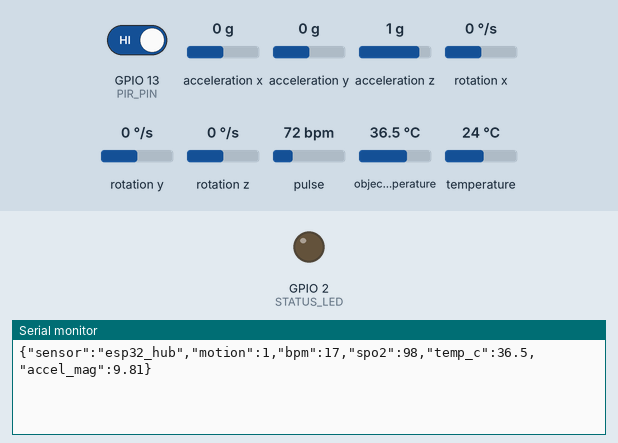
The sketch below on a simulated ESP32. Shown: output pins drawn as LEDs (lit = HIGH), the last lines printed to the serial monitor. The test bench sets the inputs (shaded band); at power-on: object temperature 36.5 °C, GPIO 13 (PIR_PIN) HIGH, acceleration x 0 g, acceleration y 0 g, acceleration z 1 g, rotation x 0 °/s, rotation y 0 °/s, rotation z 0 °/s, pulse 72 bpm, temperature 24 °C.

Above: at 1.2 s.
1.3 s: object temperature set to 20.5 °C
At 2.6 s:
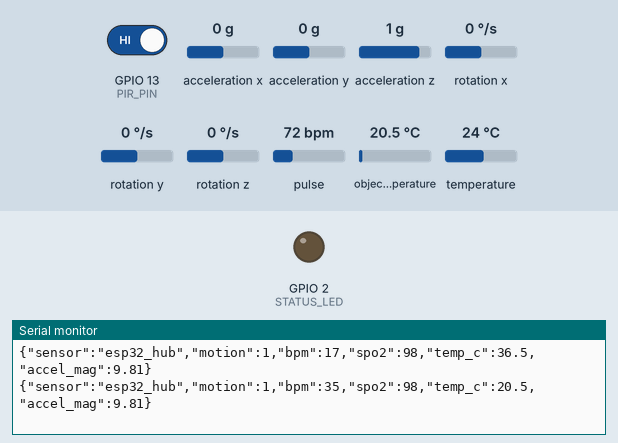
2.8 s: object temperature set to 20 °C
At 3.8 s:
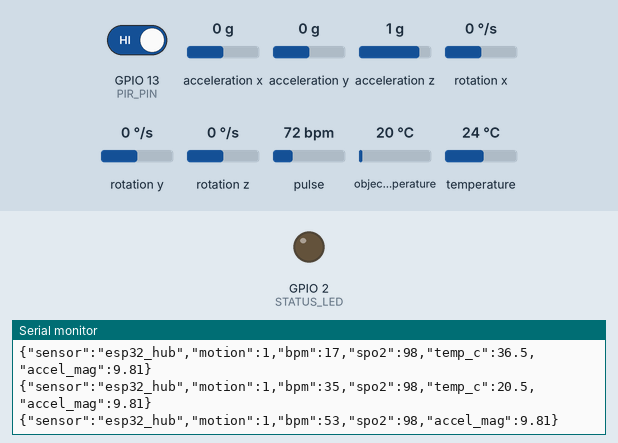

The sketch:

esp32_carewatcher.ino
```cpp
/*
 * CareWatcher — ESP32 Hardware Companion Firmware
 * ──────────────────────────────────────────────────────────────────
 * Reads biological and environmental sensors and streams JSON lines
 * over USB Serial at 115200 baud to the CareWatcher local pipeline.
 *
 * SENSORS SUPPORTED:
 *   1. MAX30102   — Pulse Oximeter & Heart Rate (I2C: SDA 21, SCL 22)
 *   2. MLX90614   — Contactless Infrared Body Temp (I2C)
 *   3. MPU6050    — 6-Axis Accelerometer (Activity & Fall Detection, I2C)
 *   4. HC-SR501   — Passive Infrared (PIR) Motion Detector (GPIO 13)
 *
 * LIBRARIES REQUIRED (Install in Arduino IDE Library Manager):
 *   - SparkFun MAX3010x Pulse and Proximity Sensor Library
 *   - Adafruit MLX90614 Library
 *   - Adafruit MPU6050 + Adafruit Unified Sensor
 *   - ArduinoJson (v6 or v7)
 * ──────────────────────────────────────────────────────────────────
 */

#include <Wire.h>
#include <ArduinoJson.h>
#include "MAX30105.h"
#include "heartRate.h"
#include <Adafruit_MLX90614.h>
#include <Adafruit_MPU6050.h>
#include <Adafruit_Sensor.h>

#define PIR_PIN 13
#define STATUS_LED 2

MAX30105 particleSensor;
Adafruit_MLX90614 mlx = Adafruit_MLX90614();
Adafruit_MPU6050 mpu;

bool has_max30102 = false;
bool has_mlx90614 = false;
bool has_mpu6050 = false;

// Heart rate tracking
const byte RATE_SIZE = 4;
byte rates[RATE_SIZE];
byte rateSpot = 0;
long lastBeat = 0;
float beatsPerMinute = 0;
int beatAvg = 72;

unsigned long lastTelemetryTime = 0;
const unsigned long TELEMETRY_INTERVAL_MS = 1000; // 1Hz output

void setup() {
  Serial.begin(115200);
  while (!Serial && millis() < 3000) {}

  pinMode(PIR_PIN, INPUT);
  pinMode(STATUS_LED, OUTPUT);
  digitalWrite(STATUS_LED, HIGH);

  Wire.begin(21, 22); // ESP32 default I2C pins: SDA=21, SCL=22

  // 1. Initialize MAX30102
  if (particleSensor.begin(Wire, I2C_SPEED_FAST)) {
    particleSensor.setup();
    particleSensor.setPulseAmplitudeRed(0x0A);
    particleSensor.setPulseAmplitudeGreen(0);
    has_max30102 = true;
  }

  // 2. Initialize MLX90614
  if (mlx.begin()) {
    has_mlx90614 = true;
  }

  // 3. Initialize MPU6050
  if (mpu.begin()) {
    mpu.setAccelerometerRange(MPU6050_RANGE_4_G);
    mpu.setFilterBandwidth(MPU6050_BAND_21_HZ);
    has_mpu6050 = true;
  }

  digitalWrite(STATUS_LED, LOW);
}

void loop() {
  // Check heart rate beat continuously
  if (has_max30102) {
    long irValue = particleSensor.getIR();
    if (checkForBeat(irValue)) {
      long delta = millis() - lastBeat;
      lastBeat = millis();

      beatsPerMinute = 60 / (delta / 1000.0);
      if (beatsPerMinute < 255 && beatsPerMinute > 40) {
        rates[rateSpot++] = (byte)beatsPerMinute;
        rateSpot %= RATE_SIZE;

        beatAvg = 0;
        for (byte x = 0; x < RATE_SIZE; x++) beatAvg += rates[x];
        beatAvg /= RATE_SIZE;
      }
    }
  }

  // Stream formatted telemetry line every interval
  if (millis() - lastTelemetryTime >= TELEMETRY_INTERVAL_MS) {
    lastTelemetryTime = millis();
    emitTelemetry();
  }
}

void emitTelemetry() {
  StaticJsonDocument<256> doc;

  // PIR Motion
  int motionDetected = digitalRead(PIR_PIN);
  doc["sensor"] = "esp32_hub";
  doc["motion"] = motionDetected;

  // Heart rate (BPM) & SpO2
  if (has_max30102) {
    long irVal = particleSensor.getIR();
    if (irVal > 50000) { // Finger detected
      doc["bpm"] = beatAvg;
      doc["spo2"] = 98.0; // Nominal calibrated reading
    }
  }

  // Temperature
  if (has_mlx90614) {
    float objTemp = mlx.readObjectTempC();
    if (objTemp > 20.0 && objTemp < 45.0) {
      doc["temp_c"] = serialized(String(objTemp, 1));
    }
  }

  // Accelerometer Activity
  if (has_mpu6050) {
    sensors_event_t a, g, temp;
    mpu.getEvent(&a, &g, &temp);
    float totalAccel = sqrt(a.acceleration.x * a.acceleration.x +
                            a.acceleration.y * a.acceleration.y +
                            a.acceleration.z * a.acceleration.z);
    doc["accel_mag"] = serialized(String(totalAccel, 2));
  }

  // Serialize to JSON and print over Serial
  serializeJson(doc, Serial);
  Serial.println();
}
```

Measured:
- the behaviour switches between 20.1 and 20 °C on object temperature (found by bisection; images 1 and 2)
- after the input at 1.3 s, the serial monitor: prints a new line after 0.72 s (image 1)
- after the input at 2.8 s, the serial monitor: prints a new line after 0.22 s (image 2)
